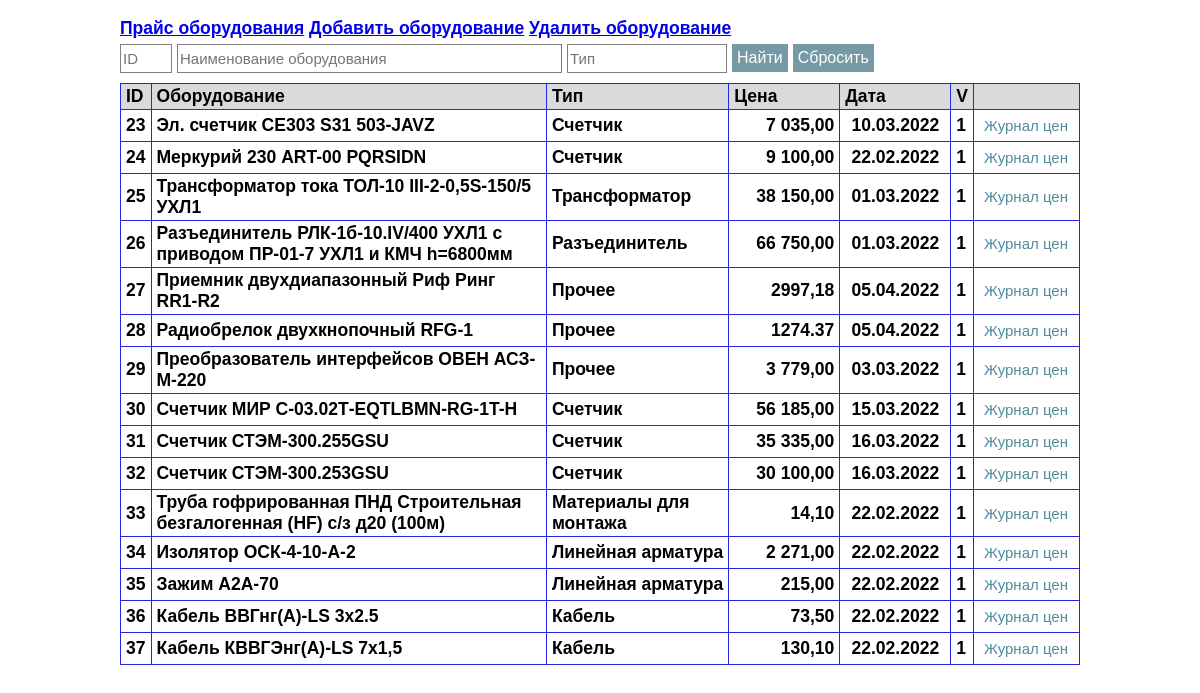
Page /eqip_prices on the committed database.
### tables this page shows
CREATE TABLE prices (
                            id integer not null primary key autoincrement,
                            id_eq integer not null,
                            price real not null,
                            date date,
                            actual integer, 
                            foreign key (id_eq) references equips(id));

CREATE TABLE equips (
                            id integer not null primary key autoincrement,
                            equip text not null COLLATE NOCASE,
                            type text COLLATE NOCASE);

### app_equip.py (the view)
@app.route('/eqip_prices', methods=['GET','POST'])
def eqip_prices() -> str:
    dbs = db_sqlite.EquipDB()
    if request.form.get('bottom_clear'):
        s_id = s_name_eq = s_type_eq = ''
    else:
        s_id = request.form.get('search_id','')
        s_name_eq = request.form.get('search_name_eq','')
        s_type_eq = request.form.get('search_type_eq','')
    result = dbs.get_eqips(id = s_id, name_eq = s_name_eq, type_eq = s_type_eq)
    return render_template('eqip_prices.html', the_title='CПИСОК ОБОРУДОВАНИЯ',
                           the_part1='equip', the_part2='prices',
                           the_results=result)

### db_sqlite.py (called while the page is built)
def sqlite_lower(value_):
    return value_.lower()

    def get_eqips(self, id="", name_eq="", type_eq=""):
        with sqlite3.connect(self._database) as connection:
            connection.create_function("LOWER", 1, sqlite_lower)
            result = connection.execute(
                        """select eq.id, eq.equip, eq.type, pr.id_eq,
                        pr.price, pr.date, pr.actual
                        from equips as eq
                        LEFT OUTER JOIN
                        (select * from prices where actual=1) as pr
                        ON eq.id = pr.id_eq
                        where eq.id LIKE ?
                        and LOWER(eq.equip) LIKE ?
                        and LOWER(eq.type) LIKE ?""",
                        (f'%{id}%', f'%{name_eq.lower()}%',
                        f'%{type_eq.lower()}%'))
        return result

### templates/eqip_prices.html (shortened to what this page needs)
{% extends 'base.html' %}
{% block body %}
<form method='POST' action='/eqip_prices'>
    <div class="div_float">
        <input class='input_filtr' name='search_id' type='TEXT' value='' placeholder="ID" size="3">
    </div>
    <div class="div_float">
        <input class='input_filtr' name='search_name_eq' type='TEXT' value="" placeholder="Наименование оборудования" size="40">
    </div>
    <div class="div_float">
        <input class='input_filtr' name='search_type_eq' type='TEXT' value="" placeholder="Тип" size="15">
    </div>
    <div class="div_float">
        <input class='form_button' name='bottom_find' value='Найти' type='SUBMIT'>
    </div>
    <div class="div_float">
        <input class='form_button' name='bottom_clear' value='Сбросить' type='SUBMIT'>
    </div>
</form>
<form method='POST' action='/1_equip'>
<table class="table">
<thead>
    <tr>
        <td width=10px>ID</td>
        <td>Оборудование</td>
        <td>Тип</td>
        <td width=100px>Цена</td>
        <td width=100px>Дата</td>
        <td width=10px>V</td>
        <td width=95px> </td>
    </tr>
</thead>
<tbody>
    {% for i in the_results %}
        <tr>
            <td>{{i[0]}}</td>
            <td>{{i[1]}}</td>
            <td>{{i[2]}}</td>
            <td align="right">{{i[4]}}</td>
            <td align="center">{{i[5]}}</td>
            <td>{{i[6]}}</td>
            <td><button class="tb_button" name='id_1_eq' value={{i[0]}} type='SUBMIT'>Журнал цен</button></td>
        </tr>
    {% endfor %}
</tbody>
</table>
</form>
{% endblock %}

### static/main.css (style rules this page uses)
body { font-family: Arial, sans-serif; font-size: 15px; line-height: 1.2; color:black; background-color: #ffffff; margin-left: 10%; margin-right: 10%; margin-top: 0%; margin-bottom: 0%; }
.div_float { float: left; margin: 0; padding: 5px; padding-left: 0px; }
.input_filtr { height: 25px; font-size: 15px; border: 1px solid gray; }
.form_button { color: white; font-size: 16px; font-weight: normal; background-color: #769aa5; border: 0; padding: 5px; }
.tb_button { color:#528b9c; font-size: 15px; background-color: white; font-weight: normal; border: 0; padding: 5px; }
div { margin-left: 10px; margin-right: 10px; }
.table { border: 1px solid #2724eb; width: 100%; border-collapse: collapse; table-layout: auto; margin-top: 5px; }
.table thead { background-color: #dadada; font-weight: bold; }
.table td { border: 1px solid #2724eb; padding: 2px 5px; }

### rows in the picture
prices: i "23", equip "Эл. счетчик СЕ303 S31 503-JAVZ", type "Счетчик", price "7 035,00", date "10.03.2022", actual "1"
prices: i "24", equip "Меркурий 230 ART-00 PQRSIDN", type "Счетчик", price "9 100,00", date "22.02.2022", actual "1"
prices: i "25", equip "Трансформатор тока ТОЛ-10 III-2-0,5S-150/5 УХЛ1", type "Трансформатор", price "38 150,00", date "01.03.2022", actual "1"
prices: i "26", equip "Разъединитель РЛК-1б-10.IV/400 УХЛ1 с приводом ПР-01-7 УХЛ1 и КМЧ h=6800мм", type "Разъединитель", price "66 750,00", date "01.03.2022", actual "1"
prices: i "27", equip "Приемник двухдиапазонный Риф Ринг RR1-R2", type "Прочее", price "2997,18", date "05.04.2022", actual "1"
prices: i "28", equip "Радиобрелок двухкнопочный RFG-1", type "Прочее", price "1274.37", date "05.04.2022", actual "1"
prices: i "29", equip "Преобразователь интерфейсов ОВЕН АСЗ-М-220", type "Прочее", price "3 779,00", date "03.03.2022", actual "1"
prices: i "30", equip "Счетчик МИР С-03.02Т-ЕQTLBMN-RG-1T-H", type "Счетчик", price "56 185,00", date "15.03.2022", actual "1"
prices: i "31", equip "Счетчик СТЭМ-300.255GSU", type "Счетчик", price "35 335,00", date "16.03.2022", actual "1"
prices: i "32", equip "Счетчик СТЭМ-300.253GSU", type "Счетчик", price "30 100,00", date "16.03.2022", actual "1"
prices: i "33", equip "Труба гофрированная ПНД Строительная безгалогенная (HF) с/з д20 (100м)", type "Материалы для монтажа", price "14,10", date "22.02.2022", actual "1"
prices: i "34", equip "Изолятор ОСК-4-10-А-2", type "Линейная арматура", price "2 271,00", date "22.02.2022", actual "1"
prices: i "35", equip "Зажим А2А-70", type "Линейная арматура", price "215,00", date "22.02.2022", actual "1"
prices: i "36", equip "Кабель ВВГнг(А)-LS 3х2.5", type "Кабель", price "73,50", date "22.02.2022", actual "1"
prices: i "37", equip "Кабель КВВГЭнг(А)-LS 7х1,5", type "Кабель", price "130,10", date "22.02.2022", actual "1"
